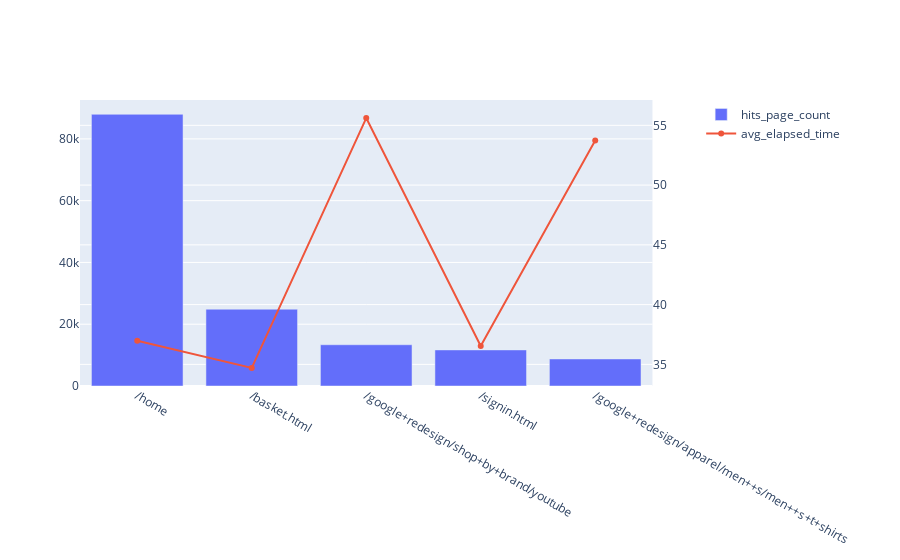

This figure's notebook cell:
### Code cell
fig = make_subplots(specs=[[{"secondary_y": True}]])

fig.add_trace(go.Bar(name='hits_page_count', x=df2['hits_page_path'], y=df2['page_cnt']), secondary_y=False)
fig.add_trace(go.Scatter(name='avg_elapsed_time', x=df2['hits_page_path'], y=df2['avg_elapsed_sec']), secondary_y=True)

### Figure 1 — Plotly figure (JSON) as saved in the notebook; plotly's stock layout.template omitted (floating-point values rounded to 4 significant figures)
{"data": [{"name": "hits_page_count", "type": "bar", "x": ["/home", "/basket.html", "/google+redesign/shop+by+brand/youtube", "/signin.html", "/google+redesign/apparel/men++s/men++s+t+shirts"], "xaxis": "x", "y": [87960, 24859, 13357, 11679, 8759], "yaxis": "y"}, {"name": "avg_elapsed_time", "type": "scatter", "x": ["/home", "/basket.html", "/google+redesign/shop+by+brand/youtube", "/signin.html", "/google+redesign/apparel/men++s/men++s+t+shirts"], "xaxis": "x", "y": [36.97, 34.7, 55.61, 36.54, 53.74], "yaxis": "y2"}], "layout": {"xaxis": {"anchor": "y", "domain": [0, 0.94]}, "yaxis": {"anchor": "x", "domain": [0, 1]}, "yaxis2": {"anchor": "x", "overlaying": "y", "side": "right"}}}
